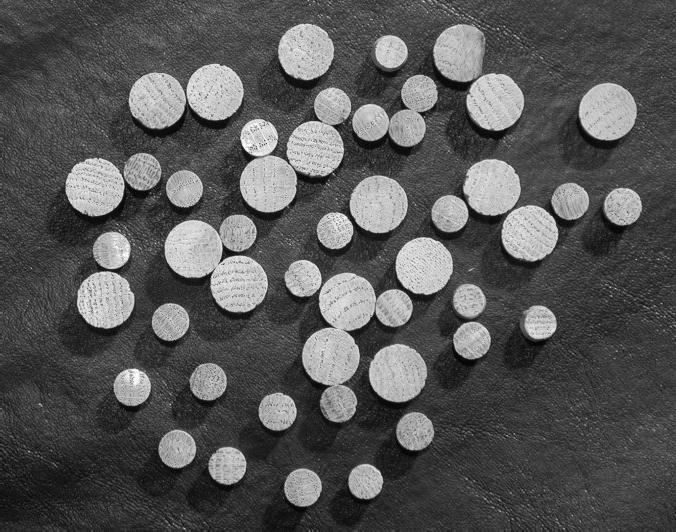
%> input picture Lab5-Segmentation/assets/dowels.tif, 676 x 532 px
$ octave Task6.m   (GNU Octave 9; MATLAB toolbox functions it lacks are replaced by stand-ins)
%> lines starting %> are read from the running program, lines starting %| are printed output that depends on the picture; in (x1, y1, x2, y2) boxes, pixels count from 0 and x2, y2 are one past the last pixel; in counts of white or black regions, pixels touching at a corner belong together; the program's own positions count from 1
clear all; close all;

%% Step 1: Read image and produce cleaned binary image
I = imread('../assets/dowels.tif');
%> I is the input picture: size 532x676 uint8; min 2, max 255, mean 86.7
f = im2bw(I, graythresh(I));
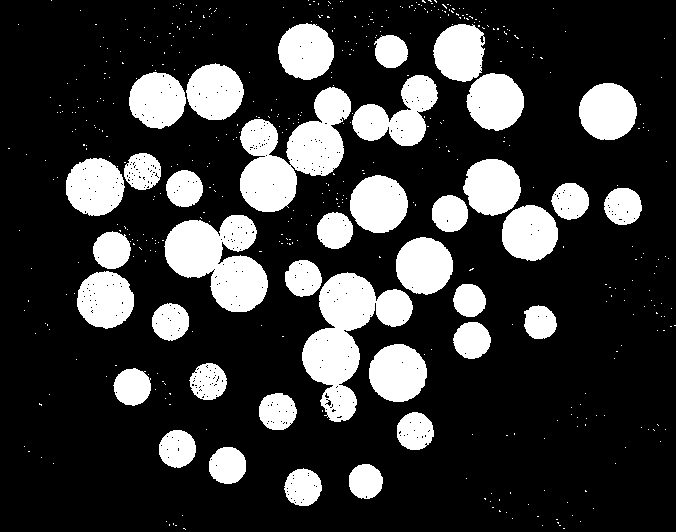
%> f: size 532x676 logical; 22% white; 489 white regions (451 under 20 px), largest, box (x1, y1, x2, y2) and area: (302, 272, 413, 422) 7233, (240, 87, 351, 212) 7161, (164, 215, 268, 312) 6221
g = bwmorph(f, "close", 5);
%> g: size 532x676 logical; 22.3% white; 430 white regions (398 under 20 px), largest, box (x1, y1, x2, y2) and area: (239, 75, 438, 212) 10535, (285, 260, 413, 422) 8425, (162, 215, 268, 312) 6297
g = bwmorph(g, "open", 5);
%> g: size 532x676 logical; 22% white; 37 white regions (4 under 20 px), largest, box (x1, y1, x2, y2) and area: (285, 260, 413, 422) 8415, (240, 87, 351, 212) 7289, (165, 215, 268, 312) 6284
g = bwmorph(g, "close", 5);
%> g: size 532x676 logical; 22% white; 35 white regions (4 under 20 px), largest, box (x1, y1, x2, y2) and area: (240, 75, 437, 212) 10511, (285, 260, 413, 422) 8415, (165, 215, 268, 312) 6284
g = imfill(g, "holes");
%> g: size 532x676 logical; 22.1% white; 35 white regions (4 under 20 px), largest, box (x1, y1, x2, y2) and area: (240, 75, 437, 212) 10511, (285, 260, 413, 422) 8424, (165, 215, 268, 312) 6284
figure(1)
montage({I, g});
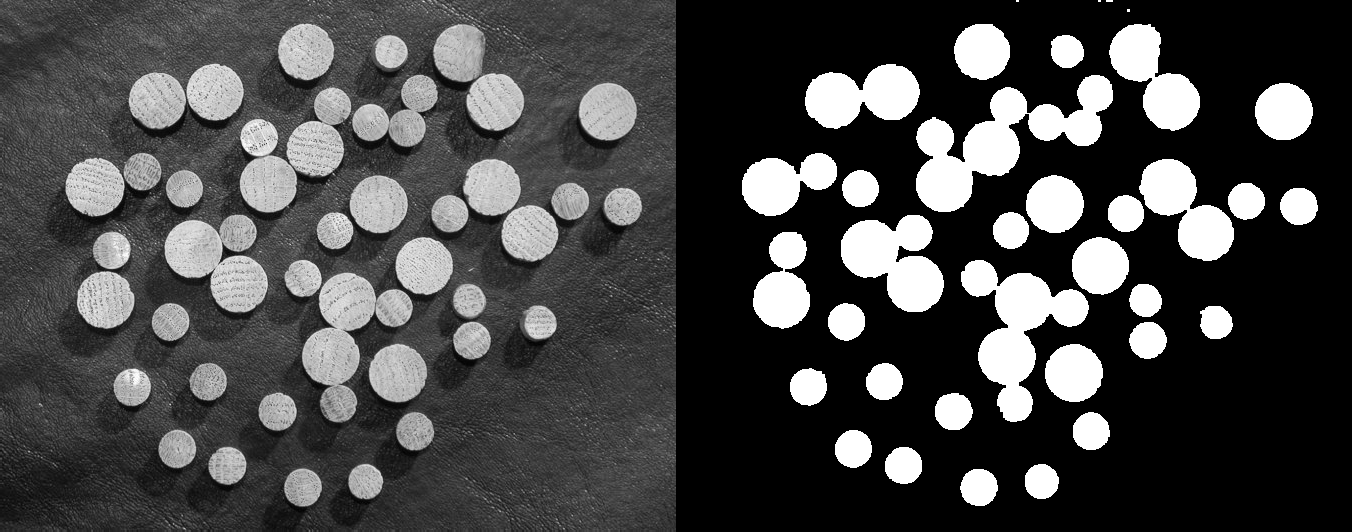
%> displayed picture: size 532x1352, on the screen's scale of 0 to 255; min 0, max 255, mean 71.5
title('Original & Binarized Cleaned Image');

%% Step 2: Distance transform
gc = imcomplement(g);
D = bwdist(gc);
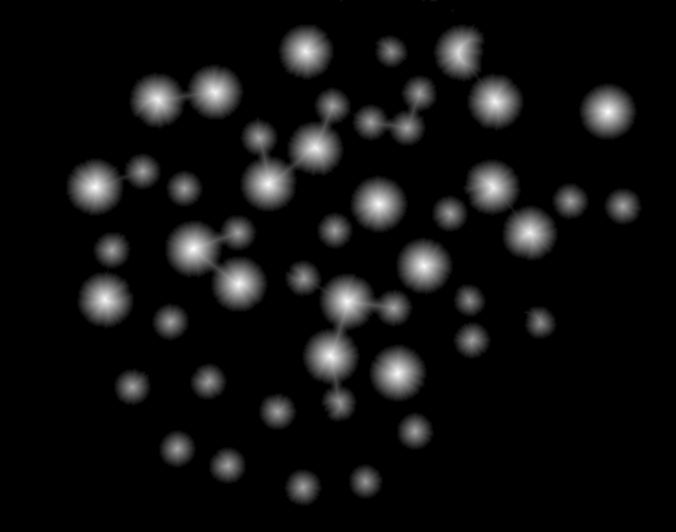
%> D: size 532x676 single; min 0, max 28.43, mean 1.9; drawn with min black and max white
figure(2)
imshow(D, [min(D(:)) max(D(:))])
title('Distance Transform');

%% Step 3: Watershed on complement of distance transform
L = watershed(imcomplement(D));
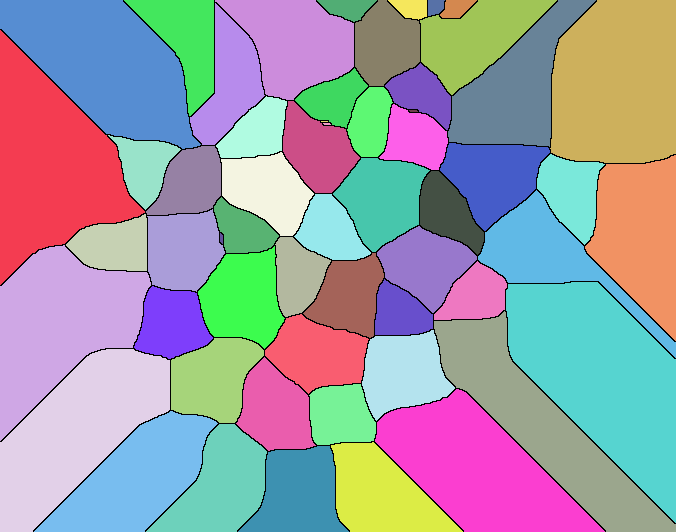
%> L: size 532x676 uint8; 58 distinct labels, from 0 to 57; one colour per label, 0 black
figure(3)
imshow(L, [0 max(L(:))])
title('Watershed Segmented Label');

%% Step 4: Merge to show segmentation
W = (L == 0);
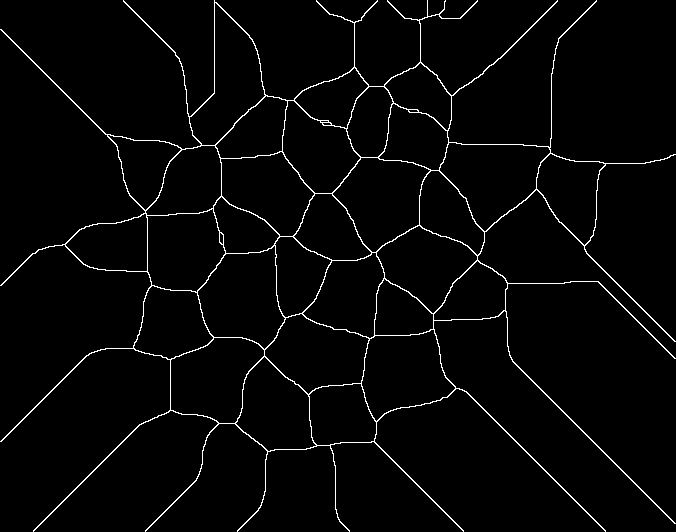
%> W: size 532x676 logical; 2.6% white in thin lines or dots
g2 = g & ~W;
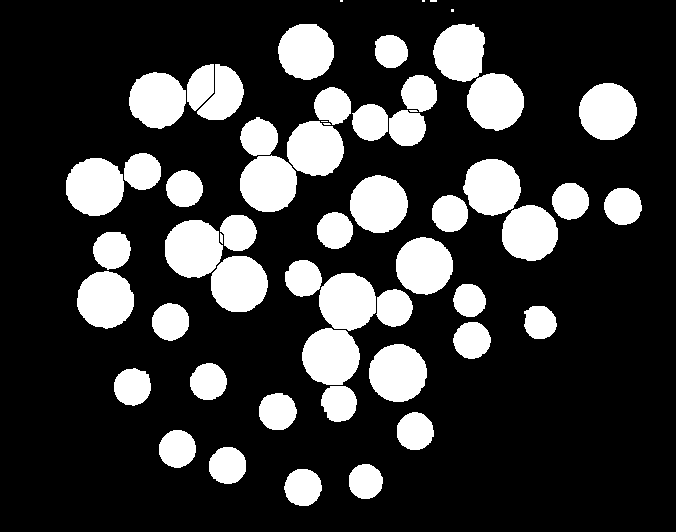
%> g2: size 532x676 logical; 22% white; 57 white regions (7 under 20 px), largest, box (x1, y1, x2, y2) and area: (66, 158, 124, 216) 2668, (165, 220, 223, 278) 2633, (369, 344, 427, 402) 2623
figure(4)
montage({I, g, W, g2}, 'Size', [2 2]);
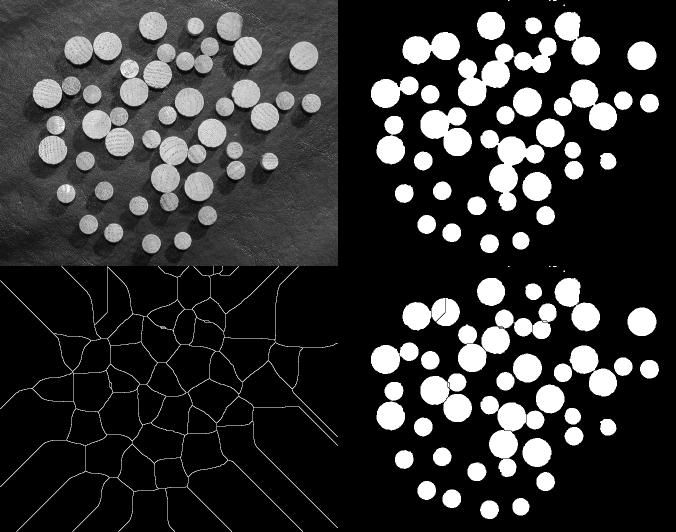
%> displayed picture: size 1064x1352, on the screen's scale of 0 to 255 (shown at 1/2 size); min 0, max 255, mean 51.4
title('Original - Binarized - Watershed Regions - Merged Boundaries');
